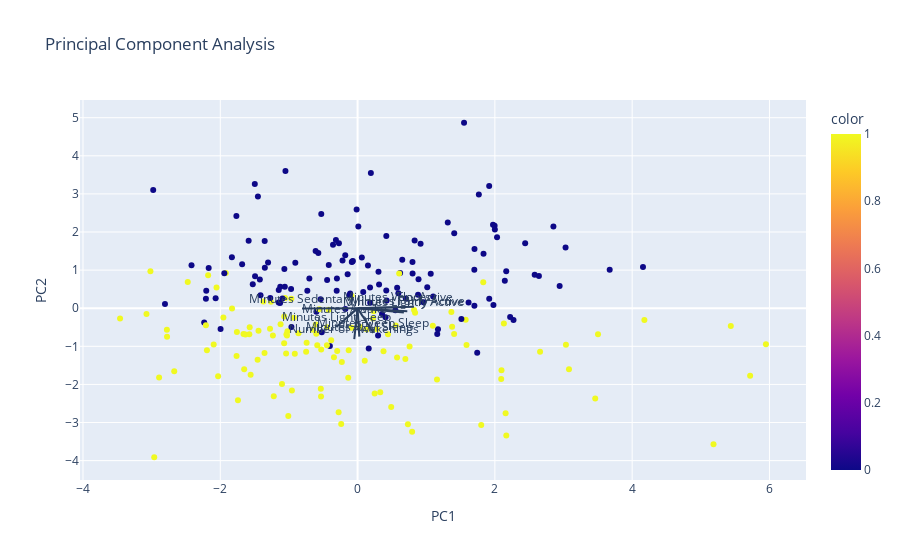

Source (notebook cell):
### Code cell
loadings = pca.components_.T * np.sqrt(pca.explained_variance_)

fig = px.scatter(reduced, x=0, y=1, color=target ,title='Principal Component Analysis')
fig.update_layout(
    xaxis_title="PC1",
    yaxis_title="PC2"
)

for i, feature in enumerate(features):
    fig.add_shape(
        type='line',
        x0=0, y0=0,
        x1=loadings[i, 0],
        y1=loadings[i, 1]
    )
    fig.add_annotation(
        x=loadings[i, 0],
        y=loadings[i, 1],
        ax=0, ay=0,
        xanchor="center",
        yanchor="bottom",
        text=feature,
    )
fig.show()

### Figure 1 — Plotly figure (JSON) as saved in the notebook; plotly's stock layout.template omitted (floating-point values rounded to 4 significant figures; data arrays with more than 128 entries replaced by an {"elided": "..."} marker saying what was removed)
{"data": [{"hovertemplate": "0=%{x}<br>1=%{y}<br>color=%{marker.color}<extra></extra>", "legendgroup": "", "marker": {"color": {"elided": "242 int values"}, "coloraxis": "coloraxis", "symbol": "circle"}, "mode": "markers", "name": "", "orientation": "v", "showlegend": false, "type": "scatter", "x": {"elided": "242 float values"}, "xaxis": "x", "y": {"elided": "242 float values"}, "yaxis": "y"}], "layout": {"annotations": [{"ax": 0, "ay": 0, "text": "Floors", "x": 0.8209, "xanchor": "center", "y": 0.03578, "yanchor": "bottom"}, {"ax": 0, "ay": 0, "text": "Minutes Sedentary", "x": -0.8095, "xanchor": "center", "y": -0.01002, "yanchor": "bottom"}, {"ax": 0, "ay": 0, "text": "Minutes Lightly Active", "x": 0.6743, "xanchor": "center", "y": -0.1119, "yanchor": "bottom"}, {"ax": 0, "ay": 0, "text": "Minutes Fairly Active", "x": 0.724, "xanchor": "center", "y": -0.07836, "yanchor": "bottom"}, {"ax": 0, "ay": 0, "text": "Minutes Very Active", "x": 0.5833, "xanchor": "center", "y": 0.0257, "yanchor": "bottom"}, {"ax": 0, "ay": 0, "text": "Minutes Awake", "x": -0.1888, "xanchor": "center", "y": -0.2949, "yanchor": "bottom"}, {"ax": 0, "ay": 0, "text": "Number of Awakenings", "x": -0.04824, "xanchor": "center", "y": -0.8137, "yanchor": "bottom"}, {"ax": 0, "ay": 0, "text": "Minutes REM Sleep", "x": 0.02544, "xanchor": "center", "y": -0.7457, "yanchor": "bottom"}, {"ax": 0, "ay": 0, "text": "Minutes Light Sleep", "x": -0.3083, "xanchor": "center", "y": -0.4961, "yanchor": "bottom"}, {"ax": 0, "ay": 0, "text": "Minutes Deep Sleep", "x": 0.2309, "xanchor": "center", "y": -0.6463, "yanchor": "bottom"}], "coloraxis": {"colorbar": {"title": {"text": "color"}}, "colorscale": [[0, "#0d0887"], [0.1111, "#46039f"], [0.2222, "#7201a8"], [0.3333, "#9c179e"], [0.4444, "#bd3786"], [0.5556, "#d8576b"], [0.6667, "#ed7953"], [0.7778, "#fb9f3a"], [0.8889, "#fdca26"], [1, "#f0f921"]]}, "legend": {"tracegroupgap": 0}, "shapes": [{"type": "line", "x0": 0, "x1": 0.8209, "y0": 0, "y1": 0.03578}, {"type": "line", "x0": 0, "x1": -0.8095, "y0": 0, "y1": -0.01002}, {"type": "line", "x0": 0, "x1": 0.6743, "y0": 0, "y1": -0.1119}, {"type": "line", "x0": 0, "x1": 0.724, "y0": 0, "y1": -0.07836}, {"type": "line", "x0": 0, "x1": 0.5833, "y0": 0, "y1": 0.0257}, {"type": "line", "x0": 0, "x1": -0.1888, "y0": 0, "y1": -0.2949}, {"type": "line", "x0": 0, "x1": -0.04824, "y0": 0, "y1": -0.8137}, {"type": "line", "x0": 0, "x1": 0.02544, "y0": 0, "y1": -0.7457}, {"type": "line", "x0": 0, "x1": -0.3083, "y0": 0, "y1": -0.4961}, {"type": "line", "x0": 0, "x1": 0.2309, "y0": 0, "y1": -0.6463}], "title": {"text": "Principal Component Analysis"}, "xaxis": {"anchor": "y", "domain": [0, 1], "title": {"text": "PC1"}}, "yaxis": {"anchor": "x", "domain": [0, 1], "title": {"text": "PC2"}}}}
